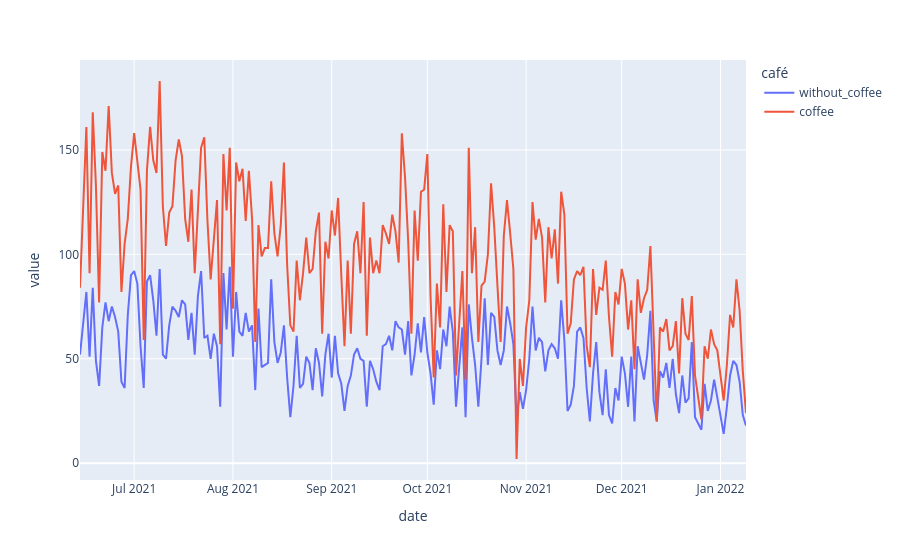

Notebook cell for this chart:
### Code cell
px.line(data_frame = cont_coffe, x = cont_coffe.index, y = cont_coffe.columns)

### Figure 1 — Plotly figure (JSON) as saved in the notebook; plotly's stock layout.template omitted (floating-point values rounded to 4 significant figures; data arrays with more than 128 entries replaced by an {"elided": "..."} marker saying what was removed)
{"data": [{"hovertemplate": "café=without_coffee<br>date=%{x}<br>value=%{y}<extra></extra>", "legendgroup": "without_coffee", "line": {"color": "#636efa", "dash": "solid"}, "marker": {"symbol": "circle"}, "mode": "lines", "name": "without_coffee", "orientation": "v", "showlegend": true, "type": "scatter", "x": {"elided": "208 str values"}, "xaxis": "x", "y": {"elided": "208 int values"}, "yaxis": "y"}, {"hovertemplate": "café=coffee<br>date=%{x}<br>value=%{y}<extra></extra>", "legendgroup": "coffee", "line": {"color": "#EF553B", "dash": "solid"}, "marker": {"symbol": "circle"}, "mode": "lines", "name": "coffee", "orientation": "v", "showlegend": true, "type": "scatter", "x": {"elided": "208 str values"}, "xaxis": "x", "y": {"elided": "208 int values"}, "yaxis": "y"}], "layout": {"autosize": true, "legend": {"title": {"text": "café"}, "tracegroupgap": 0}, "margin": {"t": 60}, "xaxis": {"anchor": "y", "autorange": true, "domain": [0, 1], "range": ["2021-06-14", "2022-01-09"], "title": {"text": "date"}, "type": "date"}, "yaxis": {"anchor": "x", "autorange": true, "domain": [0, 1], "range": [-8.056, 193.1], "title": {"text": "value"}, "type": "linear"}}}
